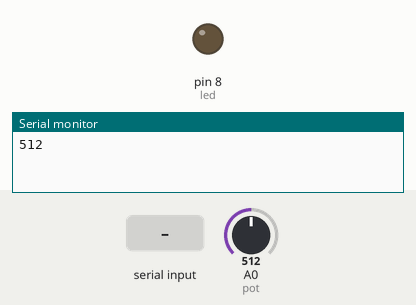
Recording of a sketch running on a simulated Arduino Uno, built with avr-gcc and run on an emulated ATmega328P. Shown: output pins drawn as LEDs (lit = HIGH), the last lines printed to the serial monitor. The test bench sets the inputs (shaded band); at power-on: A0 (pot) = 512.

Above: at 1.2 s.
1.3 s: "a" received over Serial
At 2.6 s:
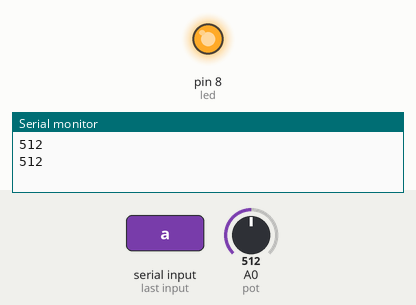
3.5 s: "b" received over Serial
At 5.4 s:
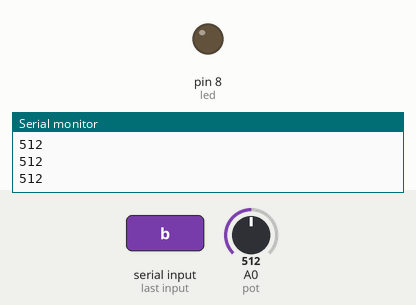
Timing chart, 0 to 6.9 s (numbered marks = the images above; inputs shaded):
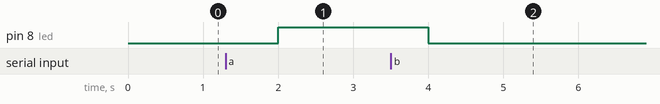

Measured:
- after the input at 1.3 s, pin 8 (led): LOW → HIGH after 0.70 s
- after the input at 3.5 s, pin 8 (led): HIGH → LOW after 0.50 s

The sketch:

codigo_arduino.ino
```cpp
const int pot = 0;
const int led = 8;
int valor = 0;
void setup() {
  Serial.begin(9600);
  pinMode(led, OUTPUT);
}

void loop() {
  valor = analogRead(pot);
  Serial.println(valor);

  if(Serial.available()){
    switch(Serial.read()){
      case 'a':
        //LIGAR O LED
        digitalWrite(led, HIGH);
        break;
      case 'b':
        //DESLIGAR O LED
        digitalWrite(led, LOW);
        break;
    }
  }
  delay(2000);
}
```
